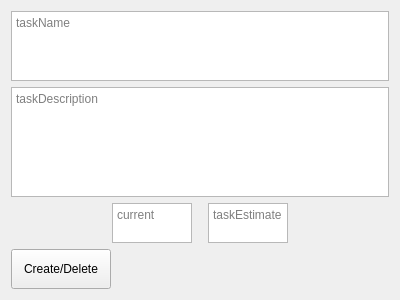
<?xml version="1.0" encoding="UTF-8"?>
<ui version="4.0">
 <class>Form</class>
 <widget class="QWidget" name="Form">
  <property name="geometry">
   <rect>
    <x>0</x>
    <y>0</y>
    <width>400</width>
    <height>300</height>
   </rect>
  </property>
  <property name="windowTitle">
   <string>Form</string>
  </property>
  <layout class="QVBoxLayout" name="verticalLayout_2" stretch="1,2,1,4">
   <item>
    <widget class="QTextEdit" name="taskName">
     <property name="placeholderText">
      <string>taskName</string>
     </property>
    </widget>
   </item>
   <item>
    <widget class="QTextEdit" name="textEdit">
     <property name="sizeIncrement">
      <size>
       <width>0</width>
       <height>0</height>
      </size>
     </property>
     <property name="baseSize">
      <size>
       <width>0</width>
       <height>0</height>
      </size>
     </property>
     <property name="frameShadow">
      <enum>QFrame::Sunken</enum>
     </property>
     <property name="placeholderText">
      <string>taskDescription</string>
     </property>
    </widget>
   </item>
   <item>
    <layout class="QHBoxLayout" name="horizontalLayout" stretch="0,0">
     <property name="spacing">
      <number>15</number>
     </property>
     <property name="leftMargin">
      <number>100</number>
     </property>
     <property name="topMargin">
      <number>0</number>
     </property>
     <property name="rightMargin">
      <number>100</number>
     </property>
     <property name="bottomMargin">
      <number>0</number>
     </property>
     <item>
      <widget class="QTextEdit" name="taskCurrent">
       <property name="sizePolicy">
        <sizepolicy hsizetype="Preferred" vsizetype="Preferred">
         <horstretch>0</horstretch>
         <verstretch>0</verstretch>
        </sizepolicy>
       </property>
       <property name="maximumSize">
        <size>
         <width>80</width>
         <height>40</height>
        </size>
       </property>
       <property name="placeholderText">
        <string>current</string>
       </property>
      </widget>
     </item>
     <item>
      <widget class="QTextEdit" name="taskEstimate">
       <property name="maximumSize">
        <size>
         <width>80</width>
         <height>40</height>
        </size>
       </property>
       <property name="placeholderText">
        <string>taskEstimate</string>
       </property>
      </widget>
     </item>
    </layout>
   </item>
   <item>
    <widget class="QPushButton" name="modifyTask">
     <property name="sizePolicy">
      <sizepolicy hsizetype="Minimum" vsizetype="Fixed">
       <horstretch>0</horstretch>
       <verstretch>0</verstretch>
      </sizepolicy>
     </property>
     <property name="maximumSize">
      <size>
       <width>100</width>
       <height>40</height>
      </size>
     </property>
     <property name="layoutDirection">
      <enum>Qt::LeftToRight</enum>
     </property>
     <property name="autoFillBackground">
      <bool>false</bool>
     </property>
     <property name="text">
      <string>Create/Delete</string>
     </property>
    </widget>
   </item>
  </layout>
 </widget>
 <resources/>
 <connections/>
</ui>
